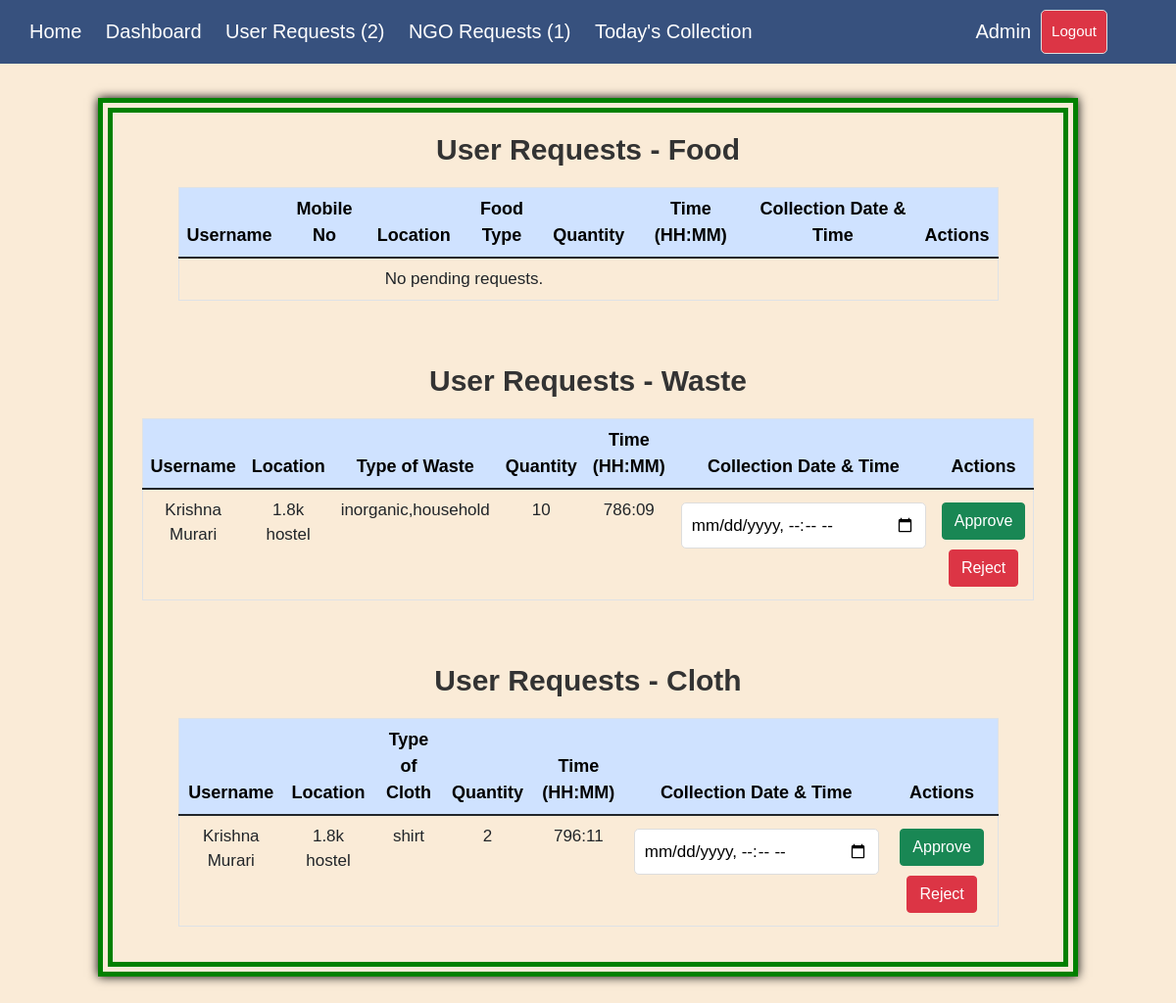
The page /adminpage.php?form=user_requests on the database its author committed.
### tables this page shows
CREATE TABLE `waste` (
  `id` int(11) NOT NULL,
  `location` varchar(255) NOT NULL,
  `type_of_waste` varchar(255) NOT NULL,
  `quantity` int(11) NOT NULL,
  `name` varchar(255) NOT NULL,
  `mobile` varchar(15) NOT NULL,
  `status` varchar(20) NOT NULL DEFAULT 'pending',
  `user_id` int(11) NOT NULL,
  `submitted_at` datetime NOT NULL DEFAULT current_timestamp(),
  `approval_datetime` datetime DEFAULT NULL
);

CREATE TABLE `users` (
  `id` int(10) NOT NULL,
  `name` varchar(50) NOT NULL,
  `userid` varchar(50) NOT NULL,
  `password` varchar(50) NOT NULL,
  `mobileno` varchar(15) NOT NULL
);

CREATE TABLE `cloth` (
  `id` int(11) NOT NULL,
  `location` varchar(255) NOT NULL,
  `type_of_cloth` varchar(255) NOT NULL,
  `quantity` int(11) NOT NULL,
  `name` varchar(255) NOT NULL,
  `mobile` varchar(15) NOT NULL,
  `user_id` int(11) NOT NULL,
  `status` varchar(20) NOT NULL DEFAULT 'pending',
  `submitted_at` datetime NOT NULL DEFAULT current_timestamp(),
  `approval_datetime` datetime DEFAULT NULL
);

### adminpage.php (the view, shortened to what this page needs)
<?php
require 'db.php';
$activeForm = $_GET['form'] ?? 'dashboard';
$foodRequests = [];
$wasteRequests = [];
$clothRequests = [];
if ($activeForm === 'user_requests') {
    $stmt = $conn->prepare("
            SELECT w.id, u.name AS username, w.location, w.type_of_waste, w.quantity,
                TIMESTAMPDIFF(MINUTE, w.submitted_at, NOW()) AS time_diff
            FROM waste w
            JOIN users u ON w.user_id = u.id
            WHERE w.status = 'pending'
            ORDER BY w.submitted_at ASC
        ");
    if ($stmt) {
        $stmt->execute();
        $result = $stmt->get_result();
        while ($row = $result->fetch_assoc()) {
            $wasteRequests[] = $row;
        }
    } else {
        echo "Error in waste requests query: " . $conn->error;
    }
    $stmt = $conn->prepare("
            SELECT c.id, u.name AS username, c.location, c.type_of_cloth, c.quantity,
                TIMESTAMPDIFF(MINUTE, c.submitted_at, NOW()) AS time_diff
            FROM cloth c
            JOIN users u ON c.user_id = u.id
            WHERE c.status = 'pending'
            ORDER BY c.submitted_at ASC
        ");
    if ($stmt) {
        $stmt->execute();
        $result = $stmt->get_result();
        while ($row = $result->fetch_assoc()) {
            $clothRequests[] = $row;
        }
    } else {
        echo "Error in cloth requests query: " . $conn->error;
    }
} else if ($activeForm === 'ngo_requests') {
    $stmt = $conn->prepare("
        SELECT f.id, u.name AS username, u.mobileno, f.food_type, f.food_category, f.quantity,
            TIMESTAMPDIFF(MINUTE, f.requested_at, NOW()) AS time_diff
        FROM food_requests f
        JOIN ngo u ON f.user_id = u.id
        WHERE f.status = 'pending'
        ORDER BY f.requested_at ASC
        ");
    $stmt->execute();
    $result = $stmt->get_result();
    while ($row = $result->fetch_assoc()) {
        $foodRequests[] = $row;
    }
    $stmt->close();
    $stmt = $conn->prepare("
        SELECT c.id, u.name AS username,u.mobileno, c.type_of_cloth, c.quantity,
            TIMESTAMPDIFF(MINUTE, c.requested_at, NOW()) AS time_diff
        FROM cloth_requests c
        JOIN ngo u ON c.user_id = u.id
        WHERE c.status = 'pending'
        ORDER BY c.requested_at ASC
        ");
    $stmt->execute();
    $result = $stmt->get_result();
    while ($row = $result->fetch_assoc()) {
        $clothRequests[] = $row;
    }
    $stmt->close();
}
$userfoodrequests = $conn->query("SELECT COUNT(*) as count FROM food where status='pending'")->fetch_assoc()['count'] ?? 0;
$userclothrequests = $conn->query("SELECT COUNT(*) as count FROM cloth where status='pending'")->fetch_assoc()['count'] ?? 0;
$userwasterequests = $conn->query("SELECT COUNT(*) as count FROM waste where status='pending'")->fetch_assoc()['count'] ?? 0;
$userrequests = $userfoodrequests + $userclothrequests + $userwasterequests;
$ngofoodrequests = $conn->query("SELECT COUNT(*) as count FROM food_requests where status='pending'")->fetch_assoc()['count'] ?? 0;
$ngoclothrequests = $conn->query("SELECT COUNT(*) as count FROM cloth_requests where status='pending'")->fetch_assoc()['count'] ?? 0;
$ngorequests = $ngofoodrequests + $ngoclothrequests;
?>
<!DOCTYPE html>
<html lang="en">
<head>
    <link href="https://cdn.jsdelivr.net/npm/bootstrap@5.1.3/dist/css/bootstrap.min.css" rel="stylesheet">
</head>
<body>
    <div class="navbar">
        <div>
            <a href="index.php">Home</a>
            <a href="?form=dashboard">Dashboard</a>
            <a href="?form=user_requests">User Requests <span>(<?php echo $userrequests ?>)</span></a>
            <a href="?form=ngo_requests">NGO Requests (<?php echo $ngorequests ?>)</a>
            <a href="?form=todays_collection">Today's Collection</a>
        </div>
        <div class="right">
            <span style="font-size: 20px;"><?= htmlspecialchars($_SESSION['username'] ?? 'Admin'); ?></span>
            <a href="adminpage.php?logout=1" style="margin-right: 50px;"><button class="logout-btn">Logout</button></a>
        </div>
    </div>
    <div class="my-content">
        <?php if ($activeForm === 'user_requests'): ?>
            <div class="container"">
                <h2>User Requests - Food</h2>
                <table border=" 1" class="table mx-auto" style="width: 90%; border-collapse: collapse;">
                <thead class="table-primary">
                    <tr>
                        <th>Username</th>
                        <th>Mobile No</th>
                        <th>Location</th>
                        <th>Food Type</th>
                        <th>Quantity</th>
                        <th>Time (HH:MM)</th>
                        <th>Collection Date & Time</th>
                        <th>Actions</th>
                    </tr>
                </thead>
                <tbody>
                    <?php if (!empty($foodRequests)): ?>
                        <?php foreach ($foodRequests as $request): ?>
                            <tr>
                                <td><?= htmlspecialchars($request['username']); ?></td>
                                <td><?= htmlspecialchars($request['mobileno']); ?></td>
                                <td><?= htmlspecialchars($request['location']); ?></td>
                                <td><?= htmlspecialchars($request['type_of_food']); ?></td>
                                <td><?= htmlspecialchars($request['quantity']); ?></td>
                                <td><?= sprintf("%02d:%02d", floor($request['time_diff'] / 60), $request['time_diff'] % 60); ?></td>
                                <form method="post" action="">
                                    <td>
                                        <input type="datetime-local" name="approval_datetime">
                                    </td>
                                    <td>
                                        <input type="hidden" name="request_id" value="<?= htmlspecialchars($request['id']); ?>">
                                        <input type="hidden" name="table" value="food">
                                        <button type="submit" name="approve_request" class="btn btn-success bttn">Approve</button>
                                        <button type="submit" name="reject_request" class="btn btn-danger bttn">Reject</button>
                                    </td>
                                </form>
                            </tr>
                        <?php endforeach; ?>
                    <?php else: ?>
                        <tr>
                            <td colspan="6" style="text-align: center;">No pending requests.</td>
                        </tr>
                    <?php endif; ?>
                </tbody>
                </table>
                <br><br>
                <h2>User Requests - Waste</h2>
                <table border="1" class="table mx-auto" style="width: 90%; border-collapse: collapse;">
                    <thead class="table-primary">
                        <tr>
                            <th>Username</th>
                            <th>Location</th>
                            <th>Type of Waste</th>
                            <th>Quantity</th>
                            <th>Time (HH:MM)</th>
                            <th>Collection Date & Time</th>
                            <th>Actions</th>
                        </tr>
                    </thead>
                    <tbody>
                        <?php if (!empty($wasteRequests)): ?>
                            <?php foreach ($wasteRequests as $request): ?>
                                <tr>
                                    <td><?= htmlspecialchars($request['username']); ?></td>
                                    <td><?= htmlspecialchars($request['location']); ?></td>
                                    <td><?= htmlspecialchars($request['type_of_waste']); ?></td>
                                    <td><?= htmlspecialchars($request['quantity']); ?></td>
                                    <td><?= sprintf("%02d:%02d", floor($request['time_diff'] / 60), $request['time_diff'] % 60); ?></td>
                                    <form method="post" action="">
                                        <td>
                                            <input type="datetime-local" name="approval_datetime" required>
                                        </td>
                                        <td>
                                            <button type="submit" name="approve_request" class="btn btn-success">Approve</button>
                                            <button type="submit" name="reject_request" class="btn btn-danger">Reject</button>
                                        </td>
                                    </form>
                                </tr>
                            <?php endforeach; ?>
                        <?php else: ?>
                            <tr>
                                <td colspan="6" style="text-align: center;">No pending requests.</td>
                            </tr>
                        <?php endif; ?>
                    </tbody>
                </table>
                <br><br>
                <h2>User Requests - Cloth</h2>
                <table border="1" class="table mx-auto" style="width: 90%; border-collapse: collapse;">
                    <thead class="table-primary">
                        <tr>
                            <th>Username</th>
                            <th>Location</th>
                            <th>Type of Cloth</th>
                            <th>Quantity</th>
                            <th>Time (HH:MM)</th>
                            <th>Collection Date & Time</th>
                            <th>Actions</th>
                        </tr>
                    </thead>
                    <tbody>
                        <?php if (!empty($clothRequests)): ?>
                            <?php foreach ($clothRequests as $request): ?>
                                <tr>
                                    <td><?= htmlspecialchars($request['username']); ?></td>
                                    <td><?= htmlspecialchars($request['location']); ?></td>
                                    <td><?= htmlspecialchars($request['type_of_cloth']); ?></td>
                                    <td><?= htmlspecialchars($request['quantity']); ?></td>
                                    <td><?= sprintf("%02d:%02d", floor($request['time_diff'] / 60), $request['time_diff'] % 60); ?></td>
                                    <form method="post" action="">
                                        <td>
                                            <input type="datetime-local" name="approval_datetime" required>
                                        </td>
                                        <td>
                                            <button type="submit" name="approve_request" class="btn btn-success">Approve</button>
                                            <button type="submit" name="reject_request" class="btn btn-danger">Reject</button>
                                        </td>
                                    </form>
                                </tr>
                            <?php endforeach; ?>
                        <?php else: ?>
                            <tr>
                                <td colspan="6" style="text-align: center;">No pending requests.</td>
                            </tr>
                        <?php endif; ?>
                    </tbody>
                </table>
            </div>
        <?php endif; ?>
    </div>
</body>
</html>

### adminpage.php (style rules this page uses)
body { font-family: Arial, sans-serif; margin: 0; padding: 0; background-color: antiquewhite; }
.navbar { position: fixed; top: 0; width: 100%; z-index: 1000; background-color: #37517e; color: white; display: flex; justify-content: space-between; padding: 5px 20px; align-items: center; }
.navbar a { color: white; text-decoration: none; margin: 0 10px; font-size: 20px; }
.navbar .right { display: flex; align-items: center; }
.container { padding: 20px; }
.my-content { margin: 100px 100px; border-width: 15px; border-style: double; Border-color: green; box-shadow: 0px 0px 10px black; }
h2 { margin-top: 0; font-size: 30px; color: #333; font-weight: 700; text-align: center; margin-bottom: 20px; }
button { margin: 0 5px; padding: 5px 10px; border: none; border-radius: 5px; cursor: pointer; color: white; background-color: #007bff; font-size: 20px; }
input, select, button { margin: 5px 0; padding: 10px; border: 1px solid #ddd; border-radius: 5px; }
button.logout-btn { background-color: #dc3545; font-size: 15px; }
th { text-align: center; font-size: 18px; }
td { font-size: 17px; text-align: center; }
form { display: flex; gap: 20px; }

### rows shown on the page
waste: user.name "Krishna Murari", location "1.8k hostel", type_of_waste "inorganic,household", quantity "10", time_diff "786", time_diff "09"
cloth: user.name "Krishna Murari", location "1.8k hostel", type_of_cloth "shirt", quantity "2", time_diff "796", time_diff "11"

### other values the page prints
$userrequests "2"
$ngorequests "1"
$_SESSION['username'] "Admin"
